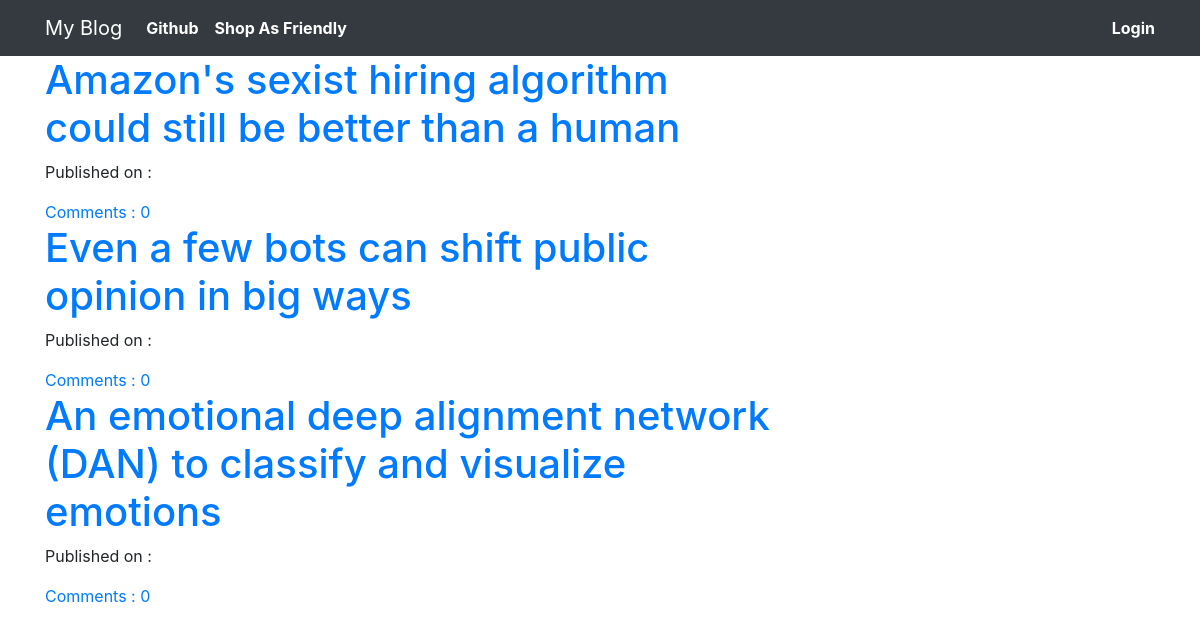
The page / on the database its author committed.
### blog/models.py (models this page shows, shortened)
class Post(models.Model):
	author = models.ForeignKey('auth.User',on_delete=models.CASCADE)
	title = models.CharField(max_length=5000)
	text = models.TextField()
	created_date = models.DateTimeField(default=timezone.now)
	published_date = models.DateTimeField(blank=True,null=True)
	def approve_comments(self):
		return self.comments.filter(approved_comment=True)

### blog/views.py (the view)
# urls.py: path('',views.PostListView.as_view(),name='post_list'),
class PostListView(ListView):
	model = Post
	def get_queryset(self):
		return Post.objects.filter(published_date__lte=timezone.now()).order_by('-published_date')

### blog/templates/blog/post_list.html
{% extends "blog/base.html" %}
{% block content %}
    <div class="centerstage">
    	{% for post in post_list %}
		<div class="post">
			<h1><a href="{% url 'post_detail' pk=post.pk %}">{{ post.title }}</a></h1>
			<div class="date">
				<p>Published on : {{post.published|date:"D M Y"}}</p>
			</div>
			<a href="{% url 'post_detail' pk=post.pk %}">Comments : {{ post.approve_comments.count }}</a>
		</div>
	    {% endfor %}
    </div>
{% endblock %}

### blog/templates/blog/base.html (shortened to what this page needs)
<!DOCTYPE html>
{% load staticfiles %}
<html>
<head>
    <link rel="stylesheet" href="https://maxcdn.bootstrapcdn.com/bootstrap/4.0.0/css/bootstrap.min.css">
    <link rel="stylesheet" href="//cdn.jsdelivr.net/npm/medium-editor@latest/dist/css/medium-editor.min.css" type="text/css" media="screen" charset="utf-8">
	<link rel="stylesheet" type="text/css" href="{% static 'css/blog.css' %}">
</head>
<body>
	<nav class="navbar navbar-expand-sm bg-dark navbar-dark">
		<div class="container">
			<ul class="nav navbar-nav navbar-dark">
				<li class="nav-item"><a class="navbar-brand" href="{% url 'post_list' %}">My Blog</a></li>
				<li class="nav-item"><a class="nav-link" href="https://www.github.com/mdshababuddin" style="font-weight: bold;color: white">Github</a></li>
				<li class="nav-item"><a class="nav-link" href="http://www.shopasfriendly.com" style="font-weight: bold;color: white">Shop As Friendly</a></li>
			</ul>
			<ul class="nav navbar-nav navbar-dark navbar-right">
				{% if user.is_authenticated %}
					<li class="nav-item">
						<a class="nav-link" href="{% url 'post_new' %}" style="font-weight: bold;color: white">New Post</a>
					</li>
					<li class="nav-item">
						<a class="nav-link" href="{% url 'post_draft_list' %}" style="font-weight: bold;color: white">Drafts</a>
					</li>
					<li class="nav-item">
						<a class="nav-link" href="{% url 'logout' %}" style="font-weight: bold;color: white">Log Out</a>
					</li>
					<li class="nav-item">
						<a class="nav-link" style="font-weight: bold;color: white">Welcome : {{ user.username }}</a>
					</li>
				{% else %}
				<li class="nav-item"><a class="nav navbar-right" href="{% url 'login' %}"><span class="glyphicon glyphicon-user" style="font-weight: bold;color: white">Login</span></a></li>
				{% endif %}
			</ul>
		</div>
	</nav>
	<div class="content container">
		<div class="row">
			<div class="col-md-8">
				<div class="blog_posts">
					{% block content %}
					{% endblock %}
				</div>
			</div>
		</div>
	</div>
</body>
</html>

### blog/static/css/blog.css (style rules this page uses)
.centerstage { margin-left: auto; margin-right: auto; }

### rows shown on the page
Post: title "Amazon's sexist hiring algorithm could still be better than a human", approve_comments.count "0"
Post: title "Even a few bots can shift public opinion in big ways", approve_comments.count "0"
Post: title "An emotional deep alignment network (DAN) to classify and visualize emotions", approve_comments.count "0"
